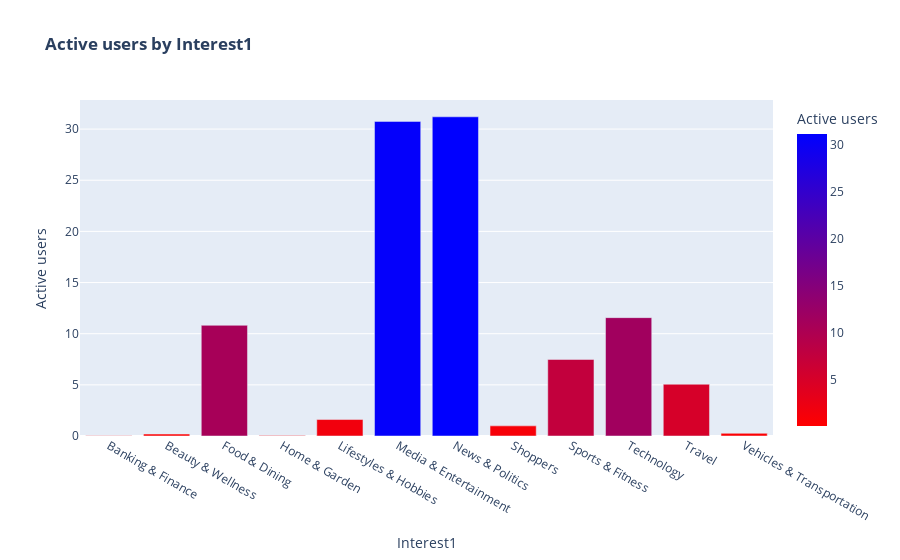

Here is the notebook cell this chart was saved with:
### Code cell
fig = go.Figure(figs2['fig0'])
fig.show()

### Figure 1 — Plotly figure (JSON) as saved in the notebook; plotly's stock layout.template omitted (floating-point values rounded to 4 significant figures)
{"data": [{"alignmentgroup": "True", "hovertemplate": "%%{y:.2f}", "legendgroup": "", "marker": {"color": [0.02, 0.19, 10.82, 0.04, 1.61, 30.75, 31.2, 0.99, 7.48, 11.57, 5.06, 0.26], "coloraxis": "coloraxis", "pattern": {"shape": ""}}, "name": "", "offsetgroup": "", "orientation": "v", "showlegend": false, "textposition": "auto", "type": "bar", "x": ["Banking & Finance", "Beauty & Wellness", "Food & Dining", "Home & Garden", "Lifestyles & Hobbies", "Media & Entertainment", "News & Politics", "Shoppers", "Sports & Fitness", "Technology", "Travel", "Vehicles & Transportation"], "xaxis": "x", "y": [0.02, 0.19, 10.82, 0.04, 1.61, 30.75, 31.2, 0.99, 7.48, 11.57, 5.06, 0.26], "yaxis": "y"}], "layout": {"barmode": "relative", "coloraxis": {"colorbar": {"title": {"text": "Active users"}}, "colorscale": [[0, "rgb(255,0,0)"], [1, "rgb(0,0,255)"]]}, "legend": {"tracegroupgap": 0}, "title": {"text": "<b>Active users by Interest1</b>"}, "xaxis": {"anchor": "y", "domain": [0, 1], "title": {"text": "Interest1"}}, "yaxis": {"anchor": "x", "domain": [0, 1], "title": {"text": "Active users"}}}}
